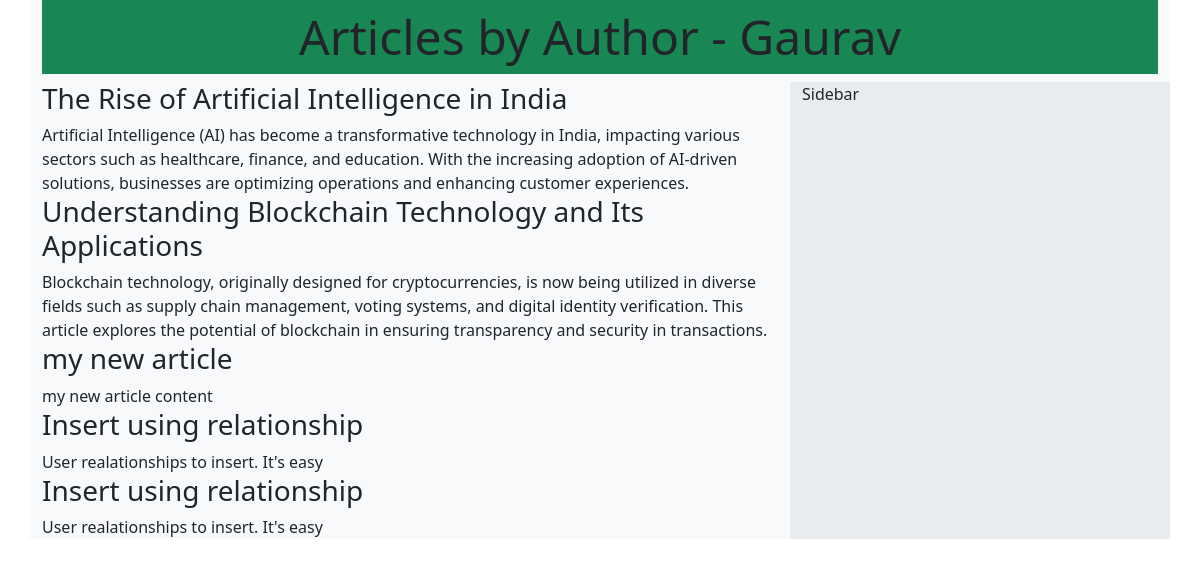
/articles_by/Gaurav, run on the app's committed database.
### application/models.py (models this page shows)
class Article(db.Model):
  __tablename__ = 'article'
  article_id =db.Column(db.Integer, primary_key=True, autoincrement=True)
  title =db.Column(db.String)
  content =db.Column(db.String)
  authors = db.relationship("User", secondary="article_authors")

### application/controllers.py (the view)
@app.route("/articles_by/<user_name>", methods=['GET','POST'])
def articles_by_author(user_name):
  articles = Article.query.filter(Article.authors.any(username=user_name))
  return render_template("articles_by_author.html", articles=articles, username=user_name)

### templates/articles_by_author.html (shortened to what this page needs)
<!DOCTYPE html>
<html lang="en">
  <head>
    <link rel="stylesheet" href="" />
    <link
      href="https://cdn.jsdelivr.net/npm/bootstrap@5.3.3/dist/css/bootstrap.min.css"
      rel="stylesheet"
    />
  </head>
  <body>
    <div class="container bg-light">
      <div class="jumbotron text-center">
        <h1 class="display-5 p-2 bg-success">
          Articles by Author - {{username}}
        </h1>
      </div>
      <div class="row">
        <div class="col-md-8">
          {%for article in articles %}
          <h3>{{article['title']}}</h3>
          <div>{{article['content']}}</div>
          {% endfor %}
        </div>
        <div class="col-md-4 bg-body-secondary">Sidebar</div>
      </div>
    </div>
  </body>
</html>

### data on the page
Article: title "The Rise of Artificial Intelligence in India", content "Artificial Intelligence (AI) has become a transformative technology in India, impacting various sectors such as healthcare, finance, and education. With the increasing adoption of AI-driven solutions, businesses are optimizing operations and enhancing customer experiences."
Article: title "Understanding Blockchain Technology and Its Applications", content "Blockchain technology, originally designed for cryptocurrencies, is now being utilized in diverse fields such as supply chain management, voting systems, and digital identity verification. This article explores the potential of blockchain in ensuring transparency and security in transactions."
Article: title "my new article", content "my new article content"
Article: title "Insert using relationship", content "User realationships to insert. It's easy"
Article: title "Insert using relationship", content "User realationships to insert. It's easy"

### other printed values
{{ username }} "Gaurav"
